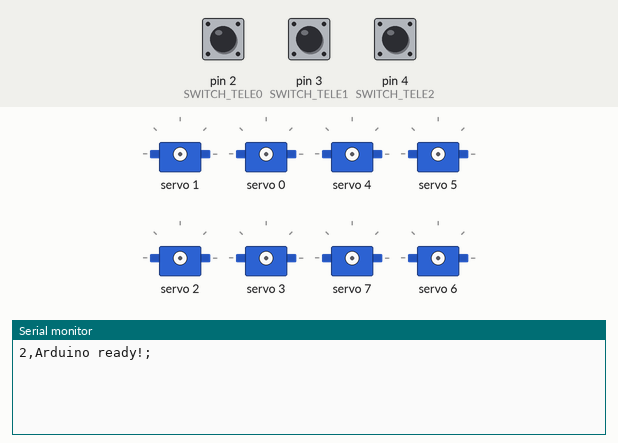
Simulated run of this program. Board: Arduino Uno, built with avr-gcc and run on an emulated ATmega328P. On the bench: 8 × servo, the last lines printed to the serial monitor. Inputs (shaded band) come from the test bench; at power-on: pin 2 (SWITCH_TELE0) HIGH, pin 3 (SWITCH_TELE1) HIGH, pin 4 (SWITCH_TELE2) HIGH.

Above: at 1.2 s.
1.3 s: pin 2 (SWITCH_TELE0) pulled LOW for 0.15 s
At 3.3 s:
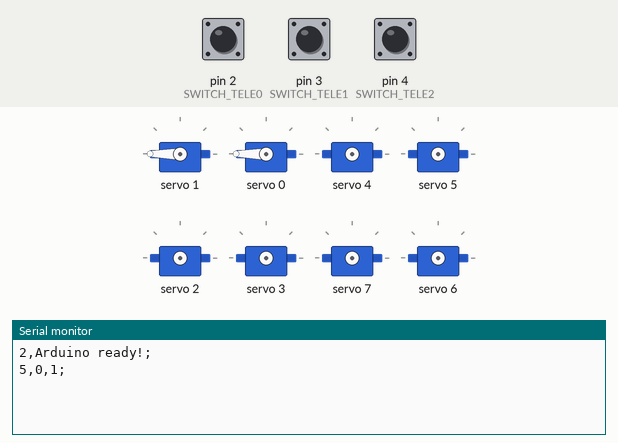
3.6 s: pin 3 (SWITCH_TELE1) pulled LOW for 0.15 s
At 5.3 s:
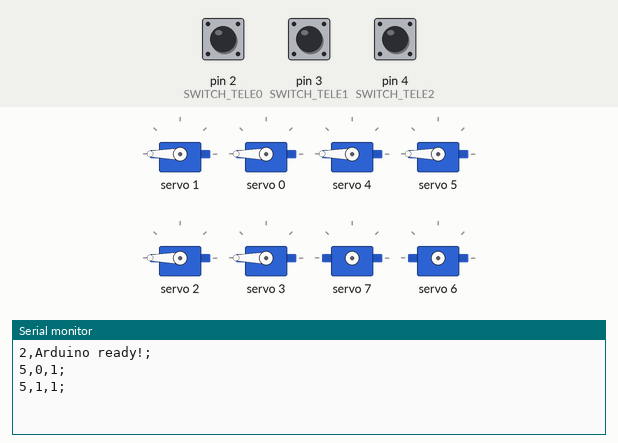
5.9 s: pin 4 (SWITCH_TELE2) pulled LOW for 0.15 s
At 7.0 s:
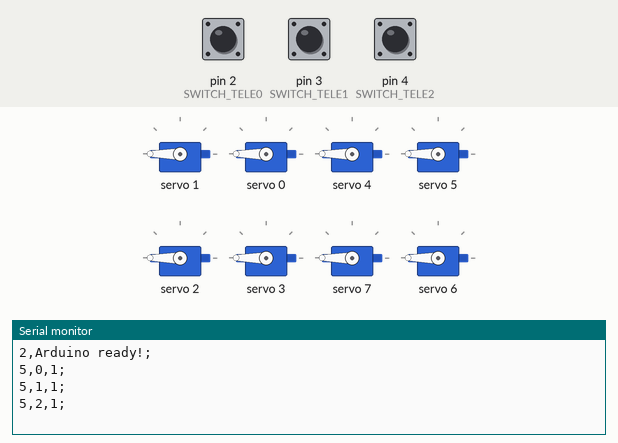

The program:

main.cpp
```cpp
#include <Wire.h>
#include <EEPROM.h>
#include <Arduino.h>
#include <CmdMessenger.h>
#include <Adafruit_PWMServoDriver.h>

#define NUM_TELESCOPES   3
#define NUM_SERVOS       8
#define MOVE_WAIT_TIME 800

#define SWITCH_TELE0     2
#define SWITCH_TELE1     3
#define SWITCH_TELE2     4

#define OE_PIN           5

uint16_t                positionsClosed[NUM_SERVOS] = {};
uint16_t                positionsOpen[NUM_SERVOS]   = {};
uint16_t                positionsSet[NUM_SERVOS]    = {};
uint8_t                 telescopeState[3]           = {0, 0, 0};
Adafruit_PWMServoDriver pwm                         = Adafruit_PWMServoDriver();
CmdMessenger            cmdMessenger                = CmdMessenger(Serial, ',', ';');

enum{                //      Closed     Open
  kAcknowledge,      // 0
  kError,            // 1
  kDebug,            // 2
  kSetServo,         // 3   3,1,150;     3,1,400;
  kStoreServo,       // 4   4,1,0;       4,1,1;
  kStateChange,      // 5
  kTelescopePosition // 6   6,0,0;       6,0,1;    6,0,2;
};

void storePositions(){
  uint8_t  ee = 0;
  uint8_t* p  = (uint8_t*)(void*)&positionsClosed;

  for (uint8_t i = 0; i < sizeof(positionsClosed); i++){
      EEPROM.write(ee++, *p++);
  }

  ee = 100;
  p  = (uint8_t*)(void*)&positionsOpen;

  for (uint8_t i = 0; i < sizeof(positionsOpen); i++){
      EEPROM.write(ee++, *p++);
  }

}

void loadPositions(){

  uint8_t  ee = 0;
  uint8_t* p  = (uint8_t*)(void*)&positionsClosed;

  for (uint8_t i = 0; i < sizeof(positionsClosed); i++){
    *p++ = EEPROM.read(ee++);
  }

  ee = 100;
  p  = (uint8_t*)(void*)&positionsOpen;

  for (uint8_t i = 0; i < sizeof(positionsOpen); i++){
    *p++ = EEPROM.read(ee++);
  }

  // Middel state, we don't know jet
  for (uint8_t i = 0; i < NUM_SERVOS; i++){
    positionsSet[i] = 300;
  }

}

void OnSetServo(){
    cmdMessenger.sendCmd(kDebug, "SetServo called");
    uint8_t  servo      = cmdMessenger.readInt16Arg();
    uint16_t position   = cmdMessenger.readInt16Arg();
    positionsSet[servo] = position;
    pwm.setPWM(servo, 0, position);
    cmdMessenger.sendCmd(kAcknowledge, "StoreServo moved");
}

void OnStoreServo(){
    cmdMessenger.sendCmd(kDebug, "StoreServo called");
    uint8_t servo = cmdMessenger.readInt16Arg();
    uint8_t state = cmdMessenger.readInt16Arg();

    if (state == 0) {
      positionsClosed[servo] = positionsSet[servo];
    }

    if (state == 1) {
      positionsOpen[servo] = positionsSet[servo];
    }

    storePositions();
    cmdMessenger.sendCmd(kAcknowledge, "StoreServo stored");
}

void moveToState(uint8_t telescope, uint8_t state){

  if (telescope == 0) {

    if (state == 0){                        // Close
      cmdMessenger.sendCmdStart(kStateChange);
      cmdMessenger.sendCmdArg(0);
      cmdMessenger.sendCmdArg(0);
      cmdMessenger.sendCmdEnd();
      pwm.setPWM(1, 0, positionsOpen[1]);   // Open Bahtinov
      delay(MOVE_WAIT_TIME);
      pwm.setPWM(0, 0, positionsClosed[0]); // Close Cover
      delay(MOVE_WAIT_TIME);
      pwm.setPWM(1, 0, positionsClosed[1]); // Close Bahtinov
      telescopeState[0] = 0;

    } else if (state == 1){                 // Open
      cmdMessenger.sendCmdStart(kStateChange);
      cmdMessenger.sendCmdArg(0);
      cmdMessenger.sendCmdArg(1);
      cmdMessenger.sendCmdEnd();
      pwm.setPWM(1, 0, positionsOpen[1]);   // Open Bahtinov
      delay(MOVE_WAIT_TIME);
      pwm.setPWM(0, 0, positionsOpen[0]);   // Open Cover
      telescopeState[0] = 1;

    } else if (state == 2) {                // Bahtinov
      cmdMessenger.sendCmdStart(kStateChange);
      cmdMessenger.sendCmdArg(0);
      cmdMessenger.sendCmdArg(2);
      cmdMessenger.sendCmdEnd();
      pwm.setPWM(1, 0, positionsOpen[1]);   // Open Bahtinov make sure its away
      delay(MOVE_WAIT_TIME);
      pwm.setPWM(0, 0, positionsOpen[0]);   // Open cover
      delay(MOVE_WAIT_TIME);
      pwm.setPWM(1, 0, positionsClosed[1]); // Close Bahtinov
      telescopeState[0] = 2;
    }

  }

  if (telescope == 1) {

    if (state == 0){                        // Close
      cmdMessenger.sendCmdStart(kStateChange);
      cmdMessenger.sendCmdArg(1);
      cmdMessenger.sendCmdArg(0);
      cmdMessenger.sendCmdEnd();
      pwm.setPWM(4, 0, positionsOpen[4]);   // Open Bahtinov
      pwm.setPWM(5, 0, positionsOpen[5]);   // Open Bahtinov
      delay(MOVE_WAIT_TIME);
      pwm.setPWM(2, 0, positionsClosed[2]); // Close Cover
      pwm.setPWM(3, 0, positionsClosed[3]); // Close Cover
      delay(MOVE_WAIT_TIME);
      pwm.setPWM(4, 0, positionsClosed[4]); // Close Bahtinov
      pwm.setPWM(5, 0, positionsClosed[5]); // Close Bahtinov
      telescopeState[1] = 0;

    } else if (state == 1){                // Open
      cmdMessenger.sendCmdStart(kStateChange);
      cmdMessenger.sendCmdArg(1);
      cmdMessenger.sendCmdArg(1);
      cmdMessenger.sendCmdEnd();
      pwm.setPWM(4, 0, positionsOpen[4]);   // Open Bahtinov make sure its away
      pwm.setPWM(5, 0, positionsOpen[5]);   // Open Bahtinov make sure its away
      delay(MOVE_WAIT_TIME);
      pwm.setPWM(2, 0, positionsOpen[2]);   // Open cover
      pwm.setPWM(3, 0, positionsOpen[3]);   // Open cover
      telescopeState[1] = 1;

    } else if (state == 2) {                // Bahtinov
      cmdMessenger.sendCmdStart(kStateChange);
      cmdMessenger.sendCmdArg(1);
      cmdMessenger.sendCmdArg(2);
      cmdMessenger.sendCmdEnd();
      pwm.setPWM(4, 0, positionsOpen[4]);   // Open Bahtinov make sure its away
      pwm.setPWM(5, 0, positionsOpen[5]);   // Open Bahtinov make sure its away
      delay(MOVE_WAIT_TIME);
      pwm.setPWM(2, 0, positionsOpen[2]);   // Open cover
      pwm.setPWM(3, 0, positionsOpen[3]);   // Open cover
      delay(MOVE_WAIT_TIME);
      pwm.setPWM(4, 0, positionsClosed[4]); // Close Bahtinov
      pwm.setPWM(5, 0, positionsClosed[5]); // Close Bahtinov
      telescopeState[1] = 2;
    }

  }

  if (telescope == 2) {

    if (state == 0){                        // Close
      cmdMessenger.sendCmdStart(kStateChange);
      cmdMessenger.sendCmdArg(2);
      cmdMessenger.sendCmdArg(0);
      cmdMessenger.sendCmdEnd();
      pwm.setPWM(7, 0, positionsOpen[7]);   // Open Bahtinov
      delay(MOVE_WAIT_TIME);
      pwm.setPWM(6, 0, positionsClosed[6]); // Close Cover
      delay(MOVE_WAIT_TIME);
      pwm.setPWM(7, 0, positionsClosed[7]); // Close Bahtinov
      telescopeState[2] = 0;

    } else if (state == 1){                 // Open
      cmdMessenger.sendCmdStart(kStateChange);
      cmdMessenger.sendCmdArg(2);
      cmdMessenger.sendCmdArg(1);
      cmdMessenger.sendCmdEnd();
      pwm.setPWM(7, 0, positionsOpen[7]);   // Open Bahtinov make sure its away
      delay(MOVE_WAIT_TIME);
      pwm.setPWM(6, 0, positionsOpen[6]);   // Open Cover
      telescopeState[2] = 1;

    } else if (state == 2) {                // Bahtinow
      cmdMessenger.sendCmdStart(kStateChange);
      cmdMessenger.sendCmdArg(2);
      cmdMessenger.sendCmdArg(2);
      cmdMessenger.sendCmdEnd();
      pwm.setPWM(7, 0, positionsOpen[7]);   // Open Bahtinov make sure its away
      delay(MOVE_WAIT_TIME);
      pwm.setPWM(6, 0, positionsOpen[6]);   // Open cover
      delay(MOVE_WAIT_TIME);
      pwm.setPWM(7, 0, positionsClosed[7]); // Close Bahtinov
      telescopeState[2] = 2;
    }
  }

}

void OnTelescopePosition(){
    cmdMessenger.sendCmd(kDebug, "move to position");
    uint8_t telescope = cmdMessenger.readInt16Arg();
       uint8_t state     = cmdMessenger.readInt16Arg();
       moveToState(telescope, state);
       cmdMessenger.sendCmd(kAcknowledge, "position reached");
}

void attachCommandCallbacks(   ){
  cmdMessenger.attach(kSetServo,          OnSetServo);
  cmdMessenger.attach(kStoreServo,        OnStoreServo);
  cmdMessenger.attach(kTelescopePosition, OnTelescopePosition);
}

void setup() {
  pinMode(SWITCH_TELE0, INPUT_PULLUP);
  pinMode(SWITCH_TELE1, INPUT_PULLUP);
  pinMode(SWITCH_TELE2, INPUT_PULLUP);
  pinMode(OE_PIN,       OUTPUT);
  digitalWrite(OE_PIN,  HIGH); // disable

  Serial.begin(9600);
  cmdMessenger.printLfCr(true);
  attachCommandCallbacks();
  cmdMessenger.sendCmd(kDebug, "Arduino ready!");

  loadPositions();

  pwm.begin();
  pwm.setPWMFreq(60);        // Analog servos run at ~60 Hz updates
  digitalWrite(OE_PIN, LOW); // enable

}

void loop() {
  cmdMessenger.feedinSerialData();

  if(!digitalRead(SWITCH_TELE0)){
    moveToState(0, (telescopeState[0] + 1) % 3);
  }

  if(!digitalRead(SWITCH_TELE1)){
    moveToState(1, (telescopeState[1] + 1) % 3);
  }

  if(!digitalRead(SWITCH_TELE2)){
    moveToState(2, (telescopeState[2] + 1) % 3);
  }

}
```

Measured:
- after the input at 1.3 s, the serial monitor: prints a new line at once (image 1)
- after the input at 3.6 s, the serial monitor: prints a new line at once (image 2)
- after the input at 5.9 s, the serial monitor: prints a new line at once (image 3)
